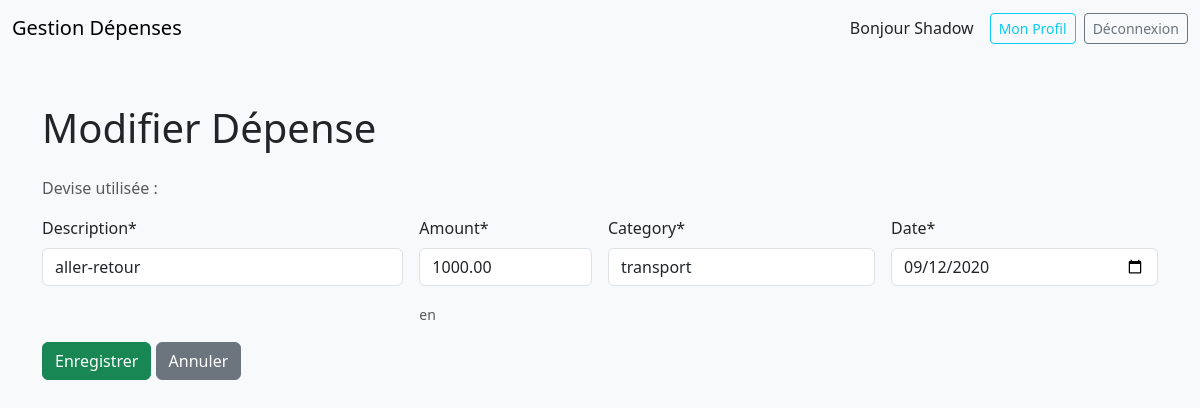
The app's page /edit/1/ (signed in) with its own data.
### expenses/models.py (models this page shows, shortened)
class Expense(models.Model):
    user = models.ForeignKey(User, on_delete=models.CASCADE)  # 🔥 Ajouté pour lier la dépense à l'utilisateur
    description = models.CharField(max_length=200)
    amount = models.DecimalField(max_digits=8, decimal_places=2)
    category = models.CharField(max_length=50)  # ✨ Saisie libre ici
    date = models.DateField()

### expenses/views.py (the view)
# urls.py: path('edit/<int:pk>/', views.edit_expense, name='edit'),
@login_required
def edit_expense(request, pk):
    expense = get_object_or_404(Expense, pk=pk, user=request.user)
    if request.method == 'POST':
        form = ExpenseForm(request.POST, instance=expense)
        if form.is_valid():
            form.save()
            return redirect('expenses:index')
    else:
        form = ExpenseForm(instance=expense)
    context = {
        'form': form,
        'expense': expense,
        'filter_month': request.GET.get('month', '')
    }
    return render(request, 'expenses/edit.html', context)

### expenses/forms.py (shortened to what this page needs)
class ExpenseForm(forms.ModelForm):
    class Meta:
        model = Expense
        fields = ['description', 'amount', 'category', 'date']
        widgets = {
            'date': forms.DateInput(attrs={'type': 'date'}),
            'amount': forms.NumberInput(attrs={'min': '0', 'step': '0.01'}),
        }

### expenses/templates/expenses/edit.html (shortened to what this page needs)
{% extends 'expenses/base.html' %}
{% load crispy_forms_tags %}
{% block content %}
<h1 class="mb-4">Modifier Dépense</h1>
<p class="text-muted mb-3">Devise utilisée : <strong>{{ request.user.profile.currency }}</strong></p>
<form method="post" action="{% url 'expenses:edit' expense.pk %}" class="row g-3 mb-4">
  <div class="col-md-4">{{ form.description|as_crispy_field }}</div>
  <div class="col-md-2">
    {{ form.amount|as_crispy_field }}
    <small class="form-text text-muted">en {{ request.user.profile.currency }}</small>
  </div>
  <div class="col-md-3">{{ form.category|as_crispy_field }}</div>
  <div class="col-md-3">{{ form.date|as_crispy_field }}</div>
  <div class="col-12">
    <button type="submit" class="btn btn-success">Enregistrer</button>
    <a href="{% url 'expenses:index' %}" class="btn btn-secondary">Annuler</a>
  </div>
</form>
{% endblock %}

### expenses/templates/expenses/base.html (shortened to what this page needs)
<!DOCTYPE html>
<html lang="fr">
<head>
  <link
    href="https://cdn.jsdelivr.net/npm/bootstrap@5.3.0/dist/css/bootstrap.min.css"
    rel="stylesheet"
  >
</head>
<body class="bg-light">
  <nav class="navbar navbar-expand-lg navbar-light bg-light mb-4">
    <div class="container-fluid">
      <a class="navbar-brand" href="{% url 'expenses:index' %}">
        Gestion Dépenses
      </a>
      <div class="d-flex align-items-center">
        {% if user.is_authenticated %}
          <span class="me-3">Bonjour {{ user.username }}</span>
          <a
            href="{% url 'expenses:profile' %}"
            class="btn btn-outline-info btn-sm me-2"
          >
            Mon Profil
          </a>
          <form method="post"
                action="{% url 'logout' %}"
                style="display:inline">
            <button type="submit"
                    class="btn btn-outline-secondary btn-sm">
              Déconnexion
            </button>
          </form>
        {% endif %}
      </div>
    </div>
  </nav>
  <div class="container py-4">
    {% block content %}{% endblock %}
  </div>
</body>
</html>

### records on screen
Expense: description "aller-retour", amount "1000.00", category "transport", date "09/12/2020"

### other values on screen
{{ user.username }} "Shadow"
